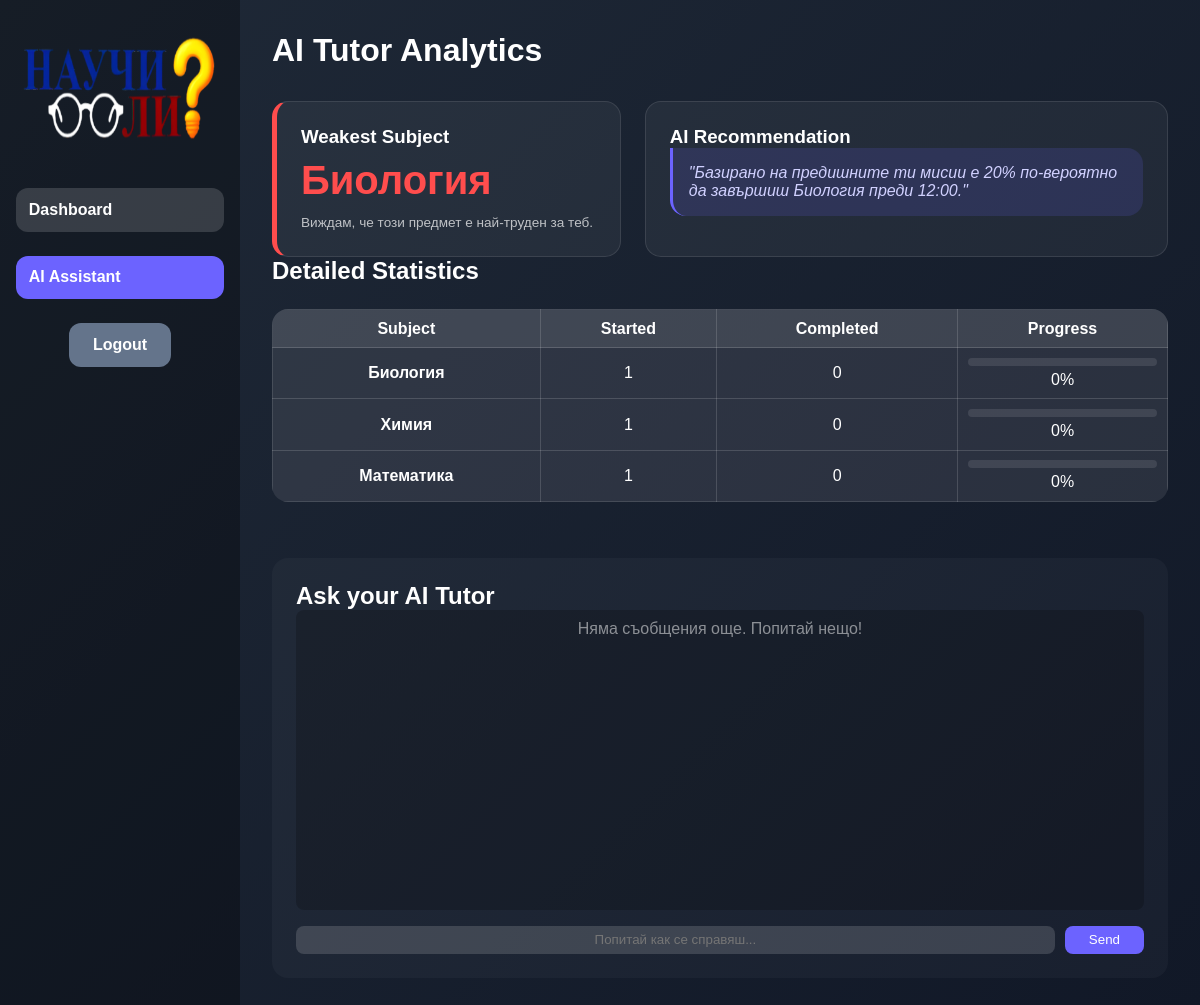
Screenshot of /ai_assistant (signed in) with the database file from the repository.
### app.py (models this page shows)
class Mission(db.Model):
    id = db.Column(db.Integer, primary_key=True)
    title = db.Column(db.String(200))
    duration = db.Column(db.Integer)      # <--- Make sure this line exists!
    xp_reward = db.Column(db.Integer)
    completed = db.Column(db.Boolean, default=False)
    remaining_seconds = db.Column(db.Integer, default=0)
    user_id = db.Column(db.Integer, db.ForeignKey('user.id'))

### app.py (the view)
@app.route('/ai_assistant')
@login_required
def ai_assistant():
    weakest_subject = get_weakest_subject(current_user.id)
    all_missions = Mission.query.filter_by(user_id=current_user.id).all()
    subject_stats = {}
    for m in all_missions:
        subj = m.title.replace("Study Session: ", "")
        if subj not in subject_stats:
            subject_stats[subj] = {'total': 0, 'completed': 0}
        subject_stats[subj]['total'] += 1
        if m.completed:
            subject_stats[subj]['completed'] += 1
    chat_history = ChatMessage.query.filter_by(user_id=current_user.id).order_by(ChatMessage.timestamp.asc()).all()
    return render_template('ai_assistant.html',
                           stats=subject_stats,
                           weakest_subject=weakest_subject,
                           chat_history=chat_history) # <--- Make sure this is here!

### app.py (called while the page is built)
@login_manager.user_loader
def load_user(user_id):
    return User.query.get(int(user_id))

def get_weakest_subject(user_id):
    all_missions = Mission.query.filter_by(user_id=user_id).all()
    if not all_missions:
        return "None yet"
    subject_stats = {}
    for m in all_missions:
        subj = m.title.replace("Study Session: ", "")
        if subj not in subject_stats:
            subject_stats[subj] = {'total': 0, 'completed': 0}
        subject_stats[subj]['total'] += 1
        if m.completed:
            subject_stats[subj]['completed'] += 1
    weakest_subject = "None yet"
    lowest_rate = 101
    for subj, stats in subject_stats.items():
        rate = (stats['completed'] / stats['total']) * 100
        if rate < lowest_rate:
            lowest_rate = rate
            weakest_subject = subj
    return weakest_subject

### templates/ai_assistant.html (shortened to what this page needs)
<!DOCTYPE html>
<html lang="bg">
<head>
    <link rel="stylesheet" href="{{ url_for('static', filename='style.css') }}">
</head>
<body>
    <div class="container">
        <div class="sidebar">
            <div class="logo"><img src="{{ url_for('static', filename='logo.png') }}"></div>
            <a href="{{ url_for('dashboard') }}" class="tab-button">Dashboard</a>
            <a href="{{ url_for('ai_assistant') }}" class="tab-button active">AI Assistant</a>
            <a href="{{ url_for('logout') }}" class="back-btn">Logout</a>
        </div>
        <div class="content-area">
            <h1>AI Tutor Analytics</h1>
            <div class="ai-grid">
                <div class="ai-card highlight">
                    <h3>Weakest Subject</h3>
                    <p class="stat-focus">{{ weakest_subject }}</p>
                    <p class="ai-hint">Виждам, че този предмет е най-труден за теб.</p>
                </div>
                <div class="ai-card">
                    <h3>AI Recommendation</h3>
                    <div class="chat-bubble">
                        "Базирано на предишните ти мисии е 20% по-вероятно да завършиш {{ weakest_subject }} преди
                        12:00."
                    </div>
                </div>
            </div>
            <div class="stats-container">
                <h2>Detailed Statistics</h2>
                <table>
                    <thead>
                        <tr>
                            <th>Subject</th>
                            <th>Started</th>
                            <th>Completed</th>
                            <th>Progress</th>
                        </tr>
                    </thead>
                    <tbody>
                        {% for subj, data in stats.items() %}
                        {% set rate = (data.completed / data.total * 100)|round|int %}
                        <tr>
                            <td><strong>{{ subj }}</strong></td>
                            <td>{{ data.total }}</td>
                            <td>{{ data.completed }}</td>
                            <td>
                                <div class="progress-bg">
                                </div>
                                <span>{{ rate }}%</span>
                            </td>
                        </tr>
                        {% endfor %}
                    </tbody>
                </table>
            </div>
            <div class="chat-section">
                <h2>Ask your AI Tutor</h2>
                <div class="chat-window" id="chatWindow">
                    {% if chat_history %}
                    {% for msg in chat_history %}
                    <div class="message {{ 'ai-msg' if msg.is_ai else 'user-msg' }}">
                        {{ msg.content }}
                    </div>
                    {% endfor %}
                    {% else %}
                    <p style="text-align: center; opacity: 0.5;">Няма съобщения още. Попитай нещо!</p>
                    {% endif %}
                </div>
                <form action="{{ url_for('ask_ai') }}" method="POST" class="chat-input-area">
                    <input type="text" name="message" placeholder="Попитай как се справяш..." required>
                    <button type="submit" onclick="showLoading()">Send</button>
                </form>
            </div>
        </div>
    </div>
</body>
</html>

### static/style.css (style rules this page uses)
* { margin: 0; padding: 0; box-sizing: border-box; font-family: Arial, Helvetica, sans-serif; }
body { background: linear-gradient(135deg, #1f2937, #111827); color: #fff; min-height: 100vh; }
.container { display: flex; min-height: 100vh; }
.sidebar { width: 15rem; background: rgba(0,0,0,0.3); display: flex; flex-direction: column; align-items: center; padding: 2rem 1rem; gap: 1.5rem; }
.sidebar .logo img { width: 15rem; height: 7rem; margin-bottom: 1rem; filter: brightness(120%); }
.sidebar .tab-button { width: 100%; padding: 0.8rem; background: rgba(255,255,255,0.15); border: none; text-decoration: none; border-radius: 0.75rem; color: #fff; font-weight: bold; cursor: pointer; transition: background 0.2s; }
.tab-button { width: 100%; padding: 0.8rem; background: rgba(255,255,255,0.15); border: none; border-radius: 0.75rem; color: #fff; font-weight: bold; cursor: pointer; transition: background 0.2s; }
.tab-button.active { background: #6c63ff; }
.content-area { flex: 1; padding: 2rem; display: flex; flex-direction: column; }
.back-btn { display: inline-block; padding: 0.8rem 1.5rem; background: #64748b; border-radius: 0.75rem; text-decoration: none; color: white; font-weight: bold; transition: 0.3s; }
a { color: #3b82f6; }
.content-area table { width: 100%; border-collapse: collapse; margin: 1.5rem 0; background: rgba(255,255,255,0.05); border-radius: 1rem; overflow: hidden; }
.content-area th, .content-area td { border: 1px solid rgba(255,255,255,0.15); padding: 0.6rem; text-align: center; }
.content-area th { background: rgba(255,255,255,0.12); font-weight: bold; }
.content-area td { background: rgba(255,255,255,0.04); }
.content-area input[type="text"] { width: 95%; padding: 0.4rem; border-radius: 0.5rem; border: none; outline: none; text-align: center; background: rgba(255,255,255,0.15); color: white; transition: 0.2s; }
.ai-grid { display: grid; grid-template-columns: 1fr 1.5fr; gap: 1.5rem; margin-top: 2rem; }
.ai-card { background: rgba(255, 255, 255, 0.05); padding: 1.5rem; border-radius: 1rem; border: 1px solid rgba(255, 255, 255, 0.1); }
.ai-card.highlight { border-left: 5px solid #ff4d4d; }
.stat-focus { font-size: 2.5rem; font-weight: bold; color: #ff4d4d; margin: 10px 0; }
.ai-hint { font-size: 0.85rem; opacity: 0.7; line-height: 1.4; }
.chat-bubble { background: rgba(108, 99, 255, 0.15); padding: 1rem; border-radius: 0 1rem 1rem 1rem; font-style: italic; color: #d1d1ff; border-left: 3px solid #6c63ff; }
.progress-bg { width: 100%; background: rgba(255,255,255,0.1); height: 8px; border-radius: 4px; overflow: hidden; margin-bottom: 5px; }
.chat-section { margin-top: 2rem; background: rgba(255, 255, 255, 0.03); padding: 1.5rem; border-radius: 1rem; }
.chat-window { height: 300px; overflow-y: auto; display: flex; flex-direction: column; gap: 10px; padding: 10px; background: rgba(0, 0, 0, 0.2); border-radius: 0.5rem; margin-bottom: 1rem; }
.chat-input-area { display: flex; gap: 10px; }
.chat-input-area input { flex-grow: 1; background: rgba(255, 255, 255, 0.1); border: 1px solid rgba(255, 255, 255, 0.2); padding: 0.8rem; border-radius: 0.5rem; color: white; }
.chat-input-area button { background: #6c63ff; color: white; border: none; padding: 0 1.5rem; border-radius: 0.5rem; cursor: pointer; }
:root { --primary: #6c63ff; --success: #22c55e; --error: #ef4444; --accent: #ffd700; }

### rows the page displays
Mission: title "Биология", total "1", completed "0"
Mission: title "Химия", total "1", completed "0", rate "0"
Mission: title "Математика", total "1", completed "0", rate "0"
